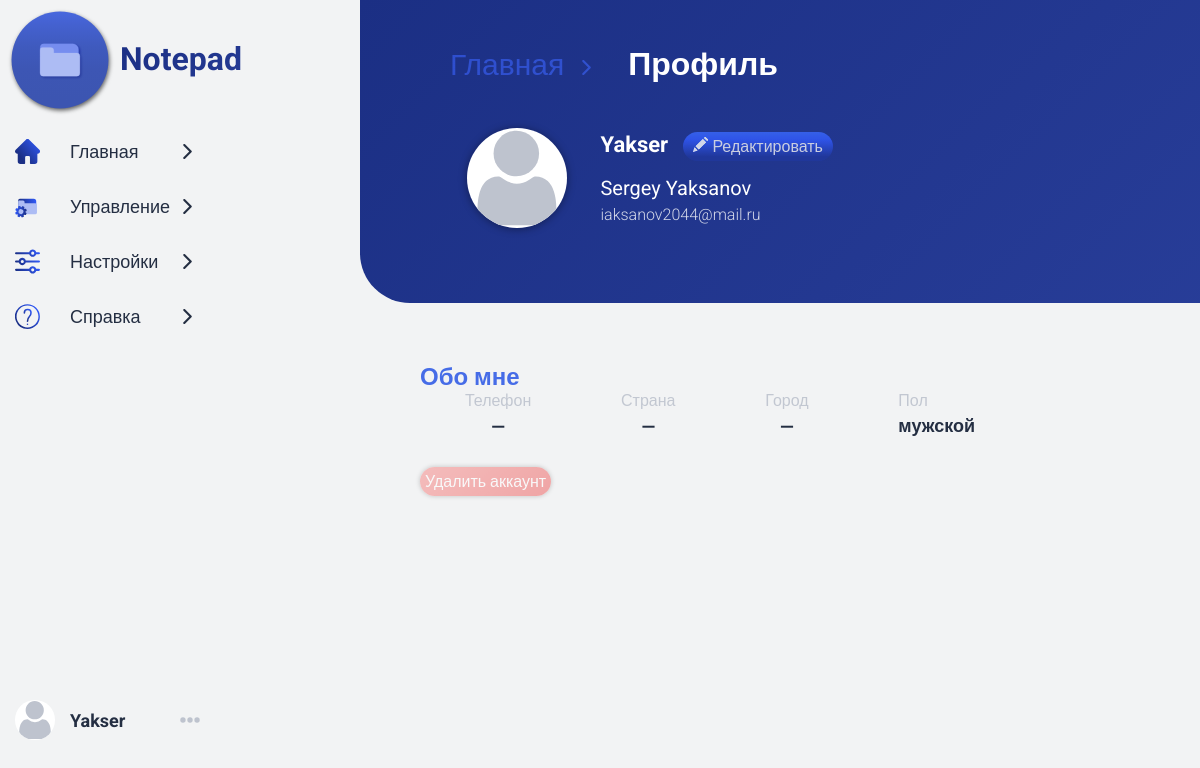
Page /profile (signed in) on the earlier database version.
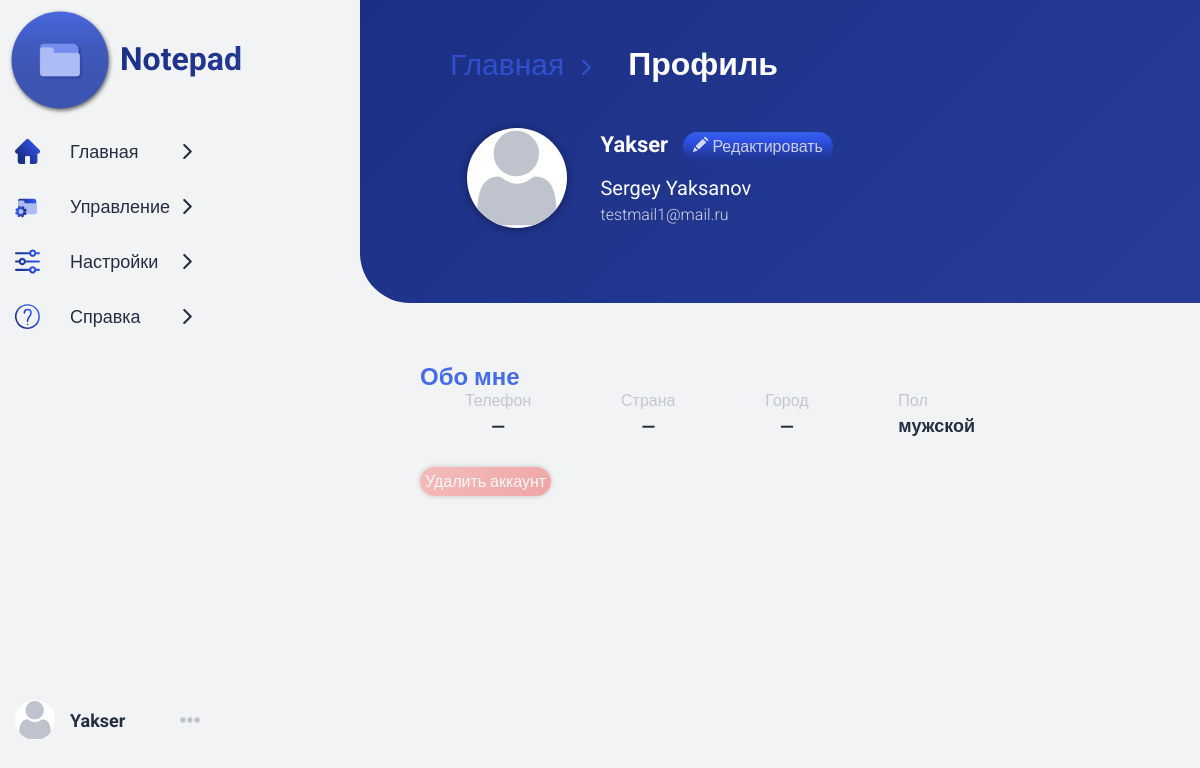
Same page on the later database version.
### data/user.py (models this page shows, shortened)
class User(SqlAlchemyBase, UserMixin, SerializerMixin):
    __tablename__ = 'user'
    id = sqlalchemy.Column(sqlalchemy.Integer,
                           primary_key=True, autoincrement=True)
    login = sqlalchemy.Column(sqlalchemy.String, unique=True, nullable=False)
    password = sqlalchemy.Column(sqlalchemy.String, nullable=False)
    name = sqlalchemy.Column(sqlalchemy.String)
    surname = sqlalchemy.Column(sqlalchemy.String)
    sex = sqlalchemy.Column(sqlalchemy.String)
    country = sqlalchemy.Column(sqlalchemy.String)
    city = sqlalchemy.Column(sqlalchemy.String)
    phone = sqlalchemy.Column(sqlalchemy.String)
    email = sqlalchemy.Column(sqlalchemy.String, unique=True, nullable=False)
    modified_date = sqlalchemy.Column(sqlalchemy.String,
                                      default=current_date)
    folders = orm.relation("Folder", back_populates='user')

### run.py (the view)
@app.route('/profile')
@login_required
def profile():
    info_lst = {'Телефон': current_user.phone,
                'Страна': current_user.country, 'Город': current_user.city, 'Пол': current_user.sex}
    return render_template('profile.html', user=current_user, info_lst=info_lst)

### data/db_session.py (called while the page is built)
def create_session() -> Session:
    global __factory
    return __factory()

### run.py (called while the page is built)
@login_manager.user_loader
def load_user(user_id):
    db_sess = db_session.create_session()
    return db_sess.query(User).get(user_id)

### templates/profile.html
{% extends 'main.html' %}
{% block block %}
    <div class="block">
        <div class="block-header">
            <div class="path-hint">
                <a href="/">Главная</a><img src="../static/img/right-arrow.svg" alt="" class="header-arrow">
            </div>
            <h1>Профиль</h1>
            <div class="block-menu">
                <div class="profile-block">
                    <img src="../static/img/user.svg" alt="" class="avatar">
                    <div class="info">
                        <div class="edit-block">
                            <span class="nickname">{{ user.login }}</span>
                            <a href="{{ url_for('edit_profile') }}" class="edit-profile">
                                <img src="../static/img/pencil.svg" alt="">
                                <span>Редактировать</span>
                            </a>
                        </div>
                        {% if user.name and user.surname %}
                            <span class="username">{{ user.name }} {{ user.surname }}</span>
                        {% endif %}
                        {% if user.email %}
                            <span class="email">{{ user.email }}</span>
                        {% endif %}
                    </div>
                </div>
            </div>
        </div>
        <div class="content">
            <div class="about-me">
                <h2>Обо мне</h2>
                <div class="info-lst">
                    {% for item in info_lst %}
                        <div class="info-item">
                            <span>{{ item }}</span>
                            {% if info_lst[item] %}
                                <span>{{ info_lst[item] }}</span>
                            {% else %}
                                <span>&mdash;</span>
                            {% endif %}
                        </div>
                    {% endfor %}
                </div>
            </div>
            <div class="manage-profile">
                <a href="/delete_profile" class="del-acc-btn">Удалить аккаунт</a>
            </div>
        </div>
    </div>
{% endblock %}

### templates/main.html (shortened to what this page needs)
<!DOCTYPE html>
<html lang=ru>
<head>
    <link rel="stylesheet" href=" {{ url_for('static', filename='css/style.css') }}">
</head>
<body>
<div class="wrapper">
    <header>
        <div class="head">
            <div class="ico"><a href="#"><img src="../static/img/folder.svg" alt=""></a></div>
            <a href="{{ url_for('home') }}" class="text-logo">Notepad</a>
        </div>
        <nav>
            <ul class="menu">
                <li>
                    <a href="/" class="menu-link">
                        <img src="../static/img/home.svg" alt="">
                        <span>Главная</span>
                        <img class="right-arrow" src="../static/img/right-arrow.svg" alt="">
                    </a>
                </li>
                <li>
                    <a href="{{url_for('manage_folders')}}" class="menu-link">
                        <img src="../static/img/manage_folders.svg" alt="">
                        <span>Управление</span>
                        <img class="right-arrow" src="../static/img/right-arrow.svg" alt="">
                    </a>
                </li>
                <li>
                    <a href="{{ url_for('settings') }}" class="menu-link">
                        <img src="../static/img/settings.svg" alt="">
                        <span>Настройки</span>
                        <img class="right-arrow" src="../static/img/right-arrow.svg" alt="">
                    </a>
                </li>
                <li>
                    <a href="{{url_for('about')}}" class="menu-link">
                        <img src="../static/img/about.svg" alt="">
                        <span>Справка</span>
                        <img class="right-arrow" src="../static/img/right-arrow.svg" alt="">
                    </a>
                </li>
            </ul>
            <div class="user-nav">
                <img src="../static/img/user.svg" alt="" class="user-avatar">
                {% if user.login %}
                    <a class="user-name" href="{{ url_for('profile') }}">{{ user.login }}</a>
                {% else %}
                    <a class="login-ref" href="{{ url_for('login_page') }}">Войти</a>
                {% endif %}
                <div class="user-menu">
                </div>
            </div>
        </nav>
    </header>
    {% block block %}
    {% endblock %}
</div>
</body>
</html>

Differences in the rows shown:
changed User "Yakser": email "iaksanov2044@mail.ru" → "testmail1@mail.ru"
